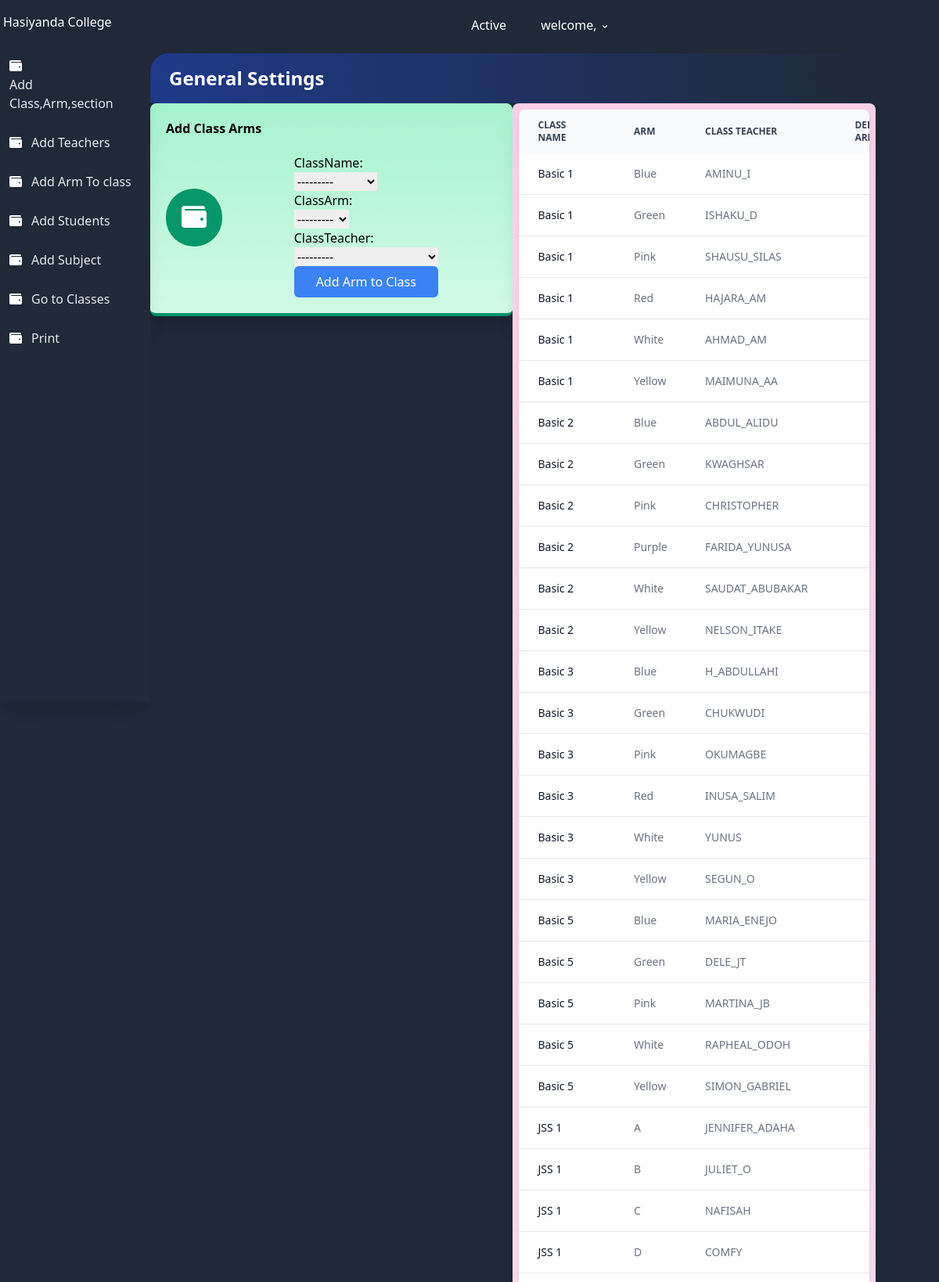
Screenshot of /CreateClassArm/ (upper part) with the database file from the repository.
### result/models.py (models this page shows, shortened)
class all_class(models.Model):
    className = models.CharField(max_length=100 , unique=True)
    section = models.ForeignKey(section, on_delete=models.CASCADE, null=True)
    complete = models.BooleanField(default=False)
    date = models.DateTimeField(auto_now_add=True)
    def __str__(self):
        return self.className
    class Meta:
        ordering = ['className']

class classArmTeacher(models.Model):
    className = models.ForeignKey(all_class, on_delete=models.CASCADE, null=True)
    classArm = models.ForeignKey(classArm, related_name='classArm', on_delete=models.CASCADE, null=True)
    classTeacher = models.ForeignKey(User, on_delete=models.SET_NULL, null=True)
    date = models.DateTimeField(auto_now_add=True)
    class Meta:
        ordering = ['className']

class classArm(models.Model):
    armName = models.CharField(max_length=100 , unique=True)
    def __str__(self):
        return self.armName
    class Meta:
        ordering = ['armName']

### users/models.py (models this page shows, shortened)
class User(AbstractUser):
    class Role(models.TextChoices):
        ADMIN = 'admin'
        TEACHER = 'teacher'
        STUDENT = 'student'
    base_role = Role.TEACHER
    role = models.CharField(max_length=10, choices= Role.choices , null=True, blank=True)
    section = models.ForeignKey('result.section', on_delete=models.SET_NULL, null=True , blank=True)
    class Meta:
        db_table = 'auth_user'
    def __str__(self):
        return self.username

### result/views.py (the view)
# urls.py: path('CreateClassArm/', CreateClassArm.as_view(), name='CreateClassArm'),
class CreateClassArm(CreateView):
    model = classArmTeacher
    form_class = ClassArmTeacherForm
    template_name = 'result/CreateClassArm.html'
    success_url = reverse_lazy('result:CreateClassArm')
    def get_context_data(self, **kwargs):
        context = super(CreateClassArm, self).get_context_data(**kwargs)
        context['classArms'] = classArmTeacher.objects.all()
        return context

### result/forms.py
class ClassArmTeacherForm(forms.ModelForm):
    class Meta:
        model = classArmTeacher
        fields = ['className', 'classArm', 'classTeacher']

### result/templates/result/CreateClassArm.html (shortened to what this page needs)
{% extends 'settingsbase.html' %}
{% load static %}
{% block content %}
                <div class="flex flex-wrap">
                    <div class="w-full md:w-1/2 xl:w-1/3">
                        <div class="bg-gradient-to-b from-green-200 to-green-100 border-b-4 border-green-600 rounded-lg shadow-xl p-5">
                            <h1 class="font-bold">Add Class Arms</h1>
                            <div class="flex flex-row items-center">
                                <div class="flex-shrink pr-4">
                                    <div class="rounded-full p-5 bg-green-600"><i class="fa fa-wallet fa-2x fa-inverse"></i></div>
                                </div>
                                <div class="max-w-lg mx-auto">
                                <form method="post" class="mt-5">
                                    {% for field in form %}
                                        <div class="form-group">
                                            {{ field.label_tag }}<br>
                                            {{ field }}
                                        </div>
                                    {% endfor %}
                                    <button type='submit' class="w-full text-white bg-blue-500 hover:bg-blue-600 px-3 py-2 rounded-md">
                                        Add Arm to Class
                                    </button>
                                </form>
    </div>
                            </div>
                        </div>
                    </div>
                    <div class="w-full md:w-1/2 xl:w-2/3">
                        <div class="bg-gradient-to-b from-pink-200 to-pink-100 border-b-4 border-pink-500 rounded-lg shadow-xl p-2">
                                <div class="overflow-x-auto relative shadow-md sm:rounded-lg">
                                    <table class="w-full text-sm text-left text-gray-500 dark:text-gray-400">
                                        <thead class="text-xs text-gray-700 uppercase bg-gray-50 dark:bg-gray-700 dark:text-gray-400">
                                            <tr>
                                                <th scope="col" class="py-3 px-6">
                                                    Class Name
                                                </th>
                                                <th scope="col" class="py-3 px-6">
                                                    Arm
                                                </th>
                                                <th scope="col" class="py-3 px-6">
                                                    Class Teacher
                                                </th>
                                                <th scope="col" class="py-3 px-6">
                                                    Delete Arm
                                                </th>
                                            </tr>
                                        </thead>
                                        <tbody>
                                            {% for classArm in classArms %}
                                            <tr class="bg-white border-b dark:bg-gray-800 dark:border-gray-700 hover:bg-gray-50 dark:hover:bg-gray-600">
                                                <th scope="row" class="py-4 px-6 font-medium text-gray-900 whitespace-nowrap dark:text-white">
                                                    {{ classArm.className }}
                                                </th>
                                                <td class="py-4 px-6">
                                                    {{ classArm.classArm }}
                                                </td>
                                                <td class="py-4 px-6">
                                                    {{ classArm.classTeacher }}
                                                </td>
                                                <td class="py-4 px-6">
                                                </td>
                                            </tr>
                                            {% endfor %}
                                        </tbody>
                                    </table>
                                </div>
                        </div>
                    </div>
                </div>
{% endblock %}

### rows the page displays
all_class: form "---------"
classArmTeacher: className "Basic 1", classArm "Blue", classTeacher "AMINU_I"
classArmTeacher: className "Basic 1", classArm "Green", classTeacher "ISHAKU_D"
classArmTeacher: className "Basic 1", classArm "Pink", classTeacher "SHAUSU_SILAS"
classArmTeacher: className "Basic 1", classArm "Red", classTeacher "HAJARA_AM"
classArmTeacher: className "Basic 1", classArm "White", classTeacher "AHMAD_AM"
classArmTeacher: className "Basic 1", classArm "Yellow", classTeacher "MAIMUNA_AA"
classArmTeacher: className "Basic 2", classArm "Blue", classTeacher "ABDUL_ALIDU"
classArmTeacher: className "Basic 2", classArm "Green", classTeacher "KWAGHSAR"
classArmTeacher: className "Basic 2", classArm "Pink", classTeacher "CHRISTOPHER"
classArmTeacher: className "Basic 2", classArm "Purple", classTeacher "FARIDA_YUNUSA"
classArmTeacher: className "Basic 2", classArm "White", classTeacher "SAUDAT_ABUBAKAR"
classArmTeacher: className "Basic 2", classArm "Yellow", classTeacher "NELSON_ITAKE"
classArmTeacher: className "Basic 3", classArm "Blue", classTeacher "H_ABDULLAHI"
classArmTeacher: className "Basic 3", classArm "Green", classTeacher "CHUKWUDI"
classArmTeacher: className "Basic 3", classArm "Pink", classTeacher "OKUMAGBE"
classArmTeacher: className "Basic 3", classArm "Red", classTeacher "INUSA_SALIM"
classArmTeacher: className "Basic 3", classArm "White", classTeacher "YUNUS"
classArmTeacher: className "Basic 3", classArm "Yellow", classTeacher "SEGUN_O"
classArmTeacher: className "Basic 5", classArm "Blue", classTeacher "MARIA_ENEJO"
classArmTeacher: className "Basic 5", classArm "Green", classTeacher "DELE_JT"
classArmTeacher: className "Basic 5", classArm "Pink", classTeacher "MARTINA_JB"
classArmTeacher: className "Basic 5", classArm "White", classTeacher "RAPHEAL_ODOH"
classArmTeacher: className "Basic 5", classArm "Yellow", classTeacher "SIMON_GABRIEL"
classArmTeacher: className "JSS 1", classArm "A", classTeacher "JENNIFER_ADAHA"
classArmTeacher: className "JSS 1", classArm "B", classTeacher "JULIET_O"
classArmTeacher: className "JSS 1", classArm "C", classTeacher "NAFISAH"
classArmTeacher: className "JSS 1", classArm "D", classTeacher "COMFY"

### other values shown
{{ field.label_tag }} "ClassName:" "ClassArm:" "ClassTeacher:"
